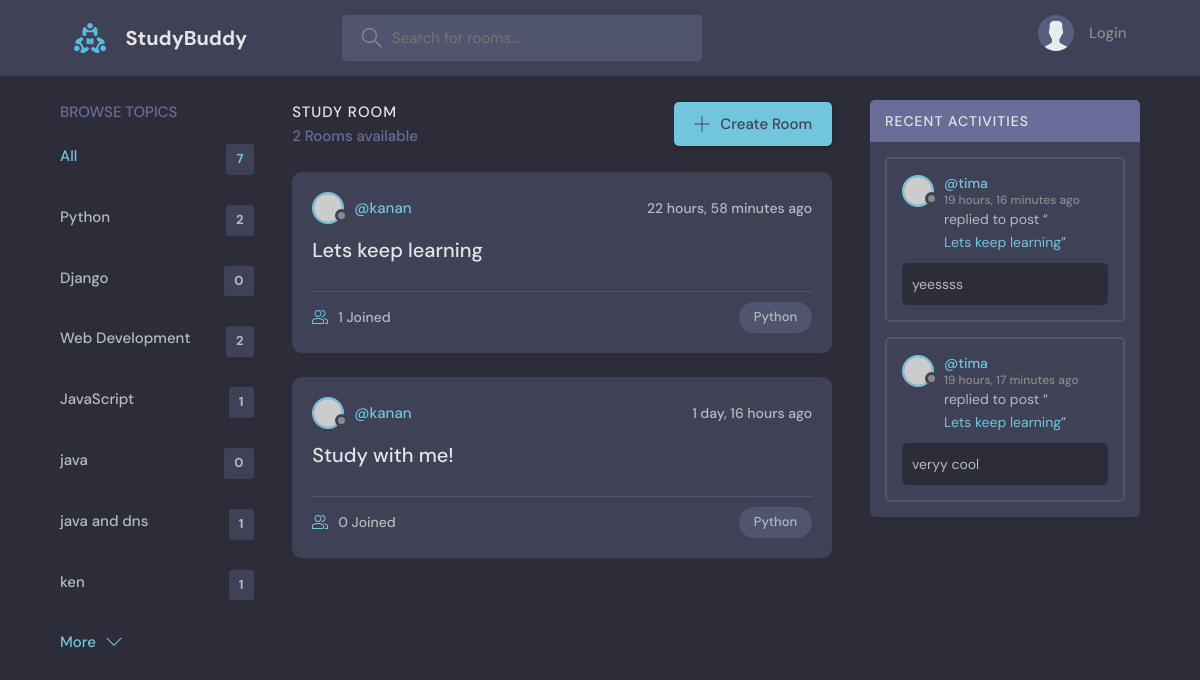
Page /?q=Python on the committed database.
### base/models.py (models this page shows, shortened)
class Topic(models.Model):
    name = models.CharField(max_length=200)

class Room(models.Model):
    host = models.ForeignKey(User, on_delete=models.SET_NULL, null=True)
    topic = models.ForeignKey(Topic, on_delete=models.SET_NULL, null=True)
    name = models.CharField(max_length=200)
    description = models.TextField(null=True, blank=True)
    participants = models.ManyToManyField(User, related_name='participants', blank=True)
    updated = models.DateTimeField(auto_now=True)
    created = models.DateTimeField(auto_now_add=True)
    class Meta:
        ordering = ['-updated', '-created']
    def __str__(self):
        return self.name

class Message(models.Model):
    user = models.ForeignKey(User, on_delete=models.CASCADE)
    room = models.ForeignKey(Room, on_delete=models.CASCADE)
    body = models.TextField()
    updated = models.DateTimeField(auto_now=True)
    created = models.DateTimeField(auto_now_add=True)
    class Meta:
        ordering = ['-updated', '-created']

### base/views.py (the view)
# urls.py: path('',views.home, name='home' ),
def home(request):
    q = request.GET.get('q') if request.GET.get('q') != None else ''
    rooms = Room.objects.filter(
        Q(topic__name__icontains=q) |
        Q(name__icontains=q) |
        Q(description__icontains=q)
        )
    topics = Topic.objects.all()
    room_count = rooms.count()
    room_messages = Message.objects.filter(Q(room__topic__name__icontains=q))
    context = {'rooms': rooms, 'topics':topics, 'room_count':room_count, 'room_messages': room_messages}
    return render(request, 'base/home.html', context)

### base/templates/base/home.html (shortened to what this page needs)
{% extends 'main.html' %}
{% block content %}
    <main class="layout layout--3">
      <div class="container">
        {% include 'base/topics_component.html' %}
        <div class="roomList">
          <div class="roomList__header">
            <div>
              <h2>Study Room</h2>
              <p>{{room_count}} Rooms available</p>
            </div>
            <a class="btn btn--main" href="{% url 'create-room' %}">
              <svg version="1.1" xmlns="http://www.w3.org/2000/svg" width="32" height="32" viewBox="0 0 32 32">
                <title>add</title>
                <path
                  d="M16.943 0.943h-1.885v14.115h-14.115v1.885h14.115v14.115h1.885v-14.115h14.115v-1.885h-14.115v-14.115z"
                ></path>
              </svg>
              Create Room
            </a>
          </div>
          {% include 'base/feed_component.html' %}
        </div>
        {% include 'base/activity_component.html' %}
      </div>
    </main>
{% endblock %}

### base/templates/base/topics_component.html
<div class="topics">
    <div class="topics__header">
      <h2>Browse Topics</h2>
    </div>
    <ul class="topics__list">
      <li>
        <a href="{% url 'home' %}" class="active">All <span>{{topics.count}}</span></a>
      </li>
      {% for topic in topics %}
      <li>
        <a href="{% url 'home' %}?q={{topic.name}}">{{topic.name}}<span>{{topic.room_set.all.count}}</span></a>
      </li>
      {% endfor %}
    </ul>
    <a class="btn btn--link" href="topics.html">
      More
      <svg version="1.1" xmlns="http://www.w3.org/2000/svg" width="32" height="32" viewBox="0 0 32 32">
        <title>chevron-down</title>
        <path d="M16 21l-13-13h-3l16 16 16-16h-3l-13 13z"></path>
      </svg>
    </a>
  </div>

### base/templates/base/feed_component.html (shortened to what this page needs)
{% for room in rooms %}
<div class="roomListRoom">
    <div class="roomListRoom__header">
      <a href="{% url 'user-profile' room.host.id %}" class="roomListRoom__author">
        <div class="avatar avatar--small">
          <img src="https://randomuser.me/api/portraits/women/11.jpg" />
        </div>
        <span>@{{room.host.username}}</span>
      </a>
      <div class="roomListRoom__actions">
        <span>{{room.created|timesince}} ago</span>
      </div>
    </div>
    <div class="roomListRoom__content">
      <a href="{% url 'room' room.id %}">{{room.name}}</a>
    </div>
    <div class="roomListRoom__meta">
      <a href="{% url 'room' room.id %}" class="roomListRoom__joined">
        {{room.participants.all.count}} Joined
      </a>
      <p class="roomListRoom__topic">{{room.topic.name}}</p>
    </div>
  </div>
{% endfor %}

### base/templates/base/activity_component.html (shortened to what this page needs)
<div class="activities">
    <div class="activities__header">
      <h2>Recent Activities</h2>
    </div>
    {% for message in room_messages %}
    <div class="activities__box">
      <div class="activities__boxHeader roomListRoom__header">
        <a href="{% url 'user-profile' message.user.id %}" class="roomListRoom__author">
          <div class="avatar avatar--small">
            <img src="https://randomuser.me/api/portraits/women/11.jpg" />
          </div>
          <p>
            @{{message.user}}
            <span>{{message.created|timesince}} ago</span>
          </p>
        </a>
      </div>
      <div class="activities__boxContent">
        <p>replied to post “<a href="{% url 'room' message.room.id %}">{{message.room}}</a>”</p>
        <div class="activities__boxRoomContent">
         {{message.body}}
        </div>
      </div>
    </div>
    {% endfor %}
  </div>

### rows in the picture
Topic: name "Python", room_set.all.count "2"
Topic: name "Django", room_set.all.count "0"
Topic: name "Web Development", room_set.all.count "2"
Topic: name "JavaScript", room_set.all.count "1"
Topic: name "java", room_set.all.count "0"
Topic: name "java and dns", room_set.all.count "1"
Topic: name "ken", room_set.all.count "1"
Room: host.username "kanan", created "22 hours, 58 minutes", name "Lets keep learning", participants.all.count "1", topic.name "Python"
Room: host.username "kanan", created "1 day, 16 hours", name "Study with me!", participants.all.count "0", topic.name "Python"
Message: user "tima", created "19 hours, 16 minutes", room "Lets keep learning", body "yeessss"
Message: user "tima", created "19 hours, 17 minutes", room "Lets keep learning", body "veryy cool"

### other values in the picture
{{ topics.count }} "7"
{{ room_count }} "2"
